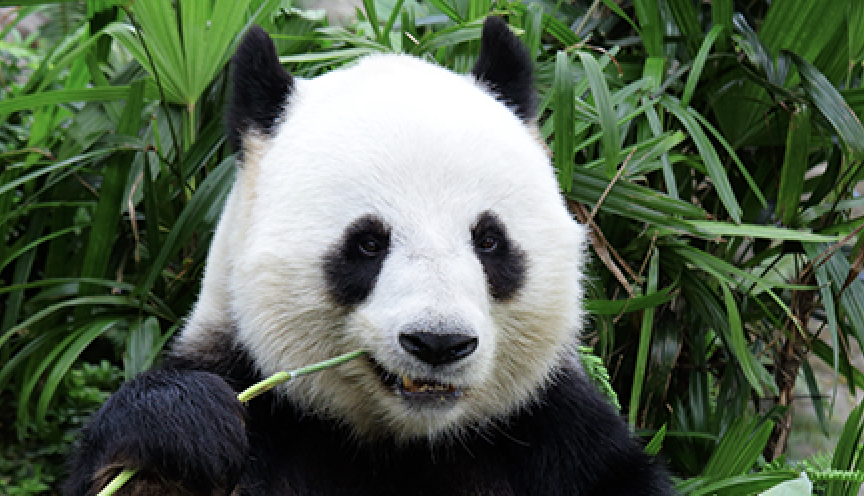
//> input picture Src/Docker/data/panda_p1.png, 864 x 496 px
$ ./Lucas_kanade   (built with g++ and OpenCV 4)
//> lines starting //> are read from the running program, lines starting //| are printed output that depends on the picture
#define _CRT_SECURE_NO_WARNINGS
#include <iostream>
#include <string>
#include <opencv2/opencv.hpp>


// フローの表示間隔
#define FLOW_W (10)
#define FLOW_H (10)

std::string wiin_src = "opticalfllow";

int main()
{
    cv::Mat img_pre, img_now;
    cv::Mat img_pre_g, img_now_g;
    cv::Mat flow;

    img_pre = cv::imread("../data/panda_p1.png");
//> img_pre is the input picture: 496 rows x 864 cols, CV_8UC3; mean B, G, R 79.7, 99.1, 84.9
    img_pre = cv::imread("../data/panda_p2.png");
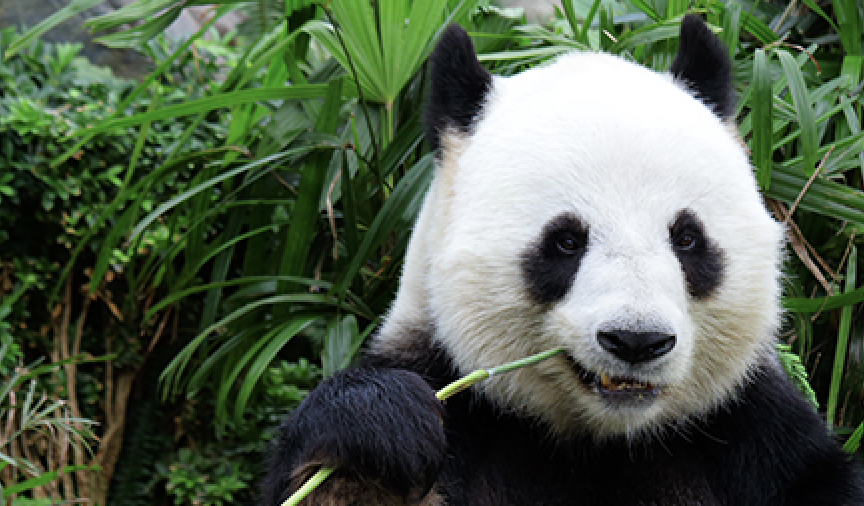
//> input picture Src/Docker/data/panda_p2.png, 864 x 506 px
//> img_pre is the input picture: 506 rows x 864 cols, CV_8UC3; mean B, G, R 78, 96.9, 83.8

    cv::cvtColor(img_pre, img_pre_g, cv::COLOR_BGR2GRAY);
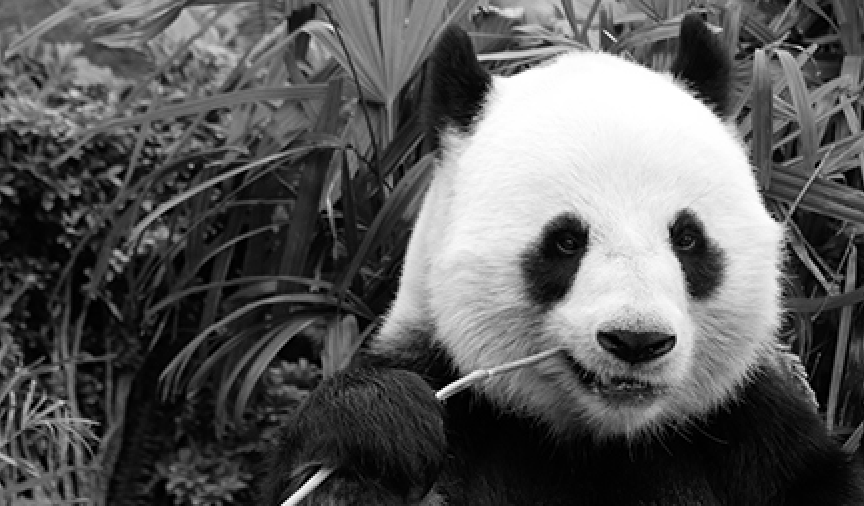
//> img_pre_g: 506 rows x 864 cols, CV_8UC1; min 0, max 255, mean 90.8
//> (the run ends here: the program stops with an error, at `cv::cvtColor(img_now, img_now_g, cv::COLOR_BGR2GRAY);`)
